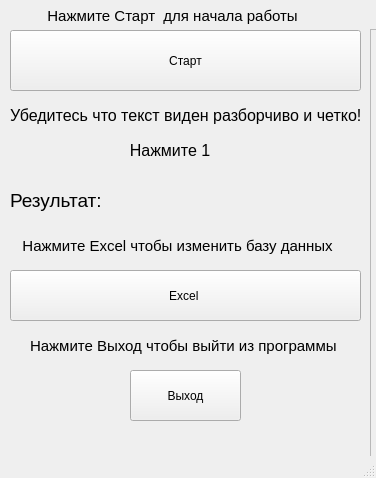
<?xml version="1.0" encoding="UTF-8"?>
<ui version="4.0">
 <class>MainWindow</class>
 <widget class="QMainWindow" name="MainWindow">
  <property name="geometry">
   <rect>
    <x>0</x>
    <y>0</y>
    <width>376</width>
    <height>478</height>
   </rect>
  </property>
  <property name="windowTitle">
   <string>Gos_Znak</string>
  </property>
  <widget class="QWidget" name="centralwidget">
   <widget class="QPushButton" name="Exit">
    <property name="geometry">
     <rect>
      <x>130</x>
      <y>370</y>
      <width>111</width>
      <height>51</height>
     </rect>
    </property>
    <property name="text">
     <string>Выход</string>
    </property>
   </widget>
   <widget class="QPushButton" name="Start">
    <property name="geometry">
     <rect>
      <x>10</x>
      <y>30</y>
      <width>351</width>
      <height>61</height>
     </rect>
    </property>
    <property name="text">
     <string>Старт</string>
    </property>
   </widget>
   <widget class="QPushButton" name="Excel">
    <property name="geometry">
     <rect>
      <x>10</x>
      <y>270</y>
      <width>351</width>
      <height>51</height>
     </rect>
    </property>
    <property name="text">
     <string>Excel </string>
    </property>
   </widget>
   <widget class="QLabel" name="label">
    <property name="geometry">
     <rect>
      <x>10</x>
      <y>90</y>
      <width>451</width>
      <height>51</height>
     </rect>
    </property>
    <property name="font">
     <font>
      <pointsize>12</pointsize>
      <weight>50</weight>
      <bold>false</bold>
     </font>
    </property>
    <property name="text">
     <string>Убедитесь что текст виден разборчиво и четко!         </string>
    </property>
   </widget>
   <widget class="QLabel" name="label_2">
    <property name="geometry">
     <rect>
      <x>10</x>
      <y>0</y>
      <width>361</width>
      <height>31</height>
     </rect>
    </property>
    <property name="font">
     <font>
      <pointsize>11</pointsize>
     </font>
    </property>
    <property name="text">
     <string>         Нажмите Старт  для начала работы</string>
    </property>
   </widget>
   <widget class="QLabel" name="label_3">
    <property name="geometry">
     <rect>
      <x>10</x>
      <y>230</y>
      <width>351</width>
      <height>31</height>
     </rect>
    </property>
    <property name="font">
     <font>
      <pointsize>11</pointsize>
     </font>
    </property>
    <property name="text">
     <string>   Нажмите Excel чтобы изменить базу данных</string>
    </property>
   </widget>
   <widget class="QLabel" name="label_4">
    <property name="geometry">
     <rect>
      <x>30</x>
      <y>330</y>
      <width>311</width>
      <height>31</height>
     </rect>
    </property>
    <property name="font">
     <font>
      <pointsize>11</pointsize>
     </font>
    </property>
    <property name="text">
     <string>Нажмите Выход чтобы выйти из программы</string>
    </property>
   </widget>
   <widget class="QFrame" name="frame">
    <property name="geometry">
     <rect>
      <x>370</x>
      <y>29</y>
      <width>401</width>
      <height>471</height>
     </rect>
    </property>
    <property name="frameShape">
     <enum>QFrame::StyledPanel</enum>
    </property>
    <property name="frameShadow">
     <enum>QFrame::Raised</enum>
    </property>
   </widget>
   <widget class="QLabel" name="label_5">
    <property name="geometry">
     <rect>
      <x>10</x>
      <y>170</y>
      <width>101</width>
      <height>61</height>
     </rect>
    </property>
    <property name="font">
     <font>
      <pointsize>14</pointsize>
     </font>
    </property>
    <property name="text">
     <string>Результат:</string>
    </property>
   </widget>
   <widget class="QLabel" name="label_6">
    <property name="geometry">
     <rect>
      <x>110</x>
      <y>170</y>
      <width>251</width>
      <height>61</height>
     </rect>
    </property>
    <property name="font">
     <font>
      <pointsize>16</pointsize>
      <weight>50</weight>
      <bold>false</bold>
     </font>
    </property>
    <property name="text">
     <string/>
    </property>
   </widget>
   <widget class="QLabel" name="label_7">
    <property name="geometry">
     <rect>
      <x>10</x>
      <y>130</y>
      <width>361</width>
      <height>41</height>
     </rect>
    </property>
    <property name="font">
     <font>
      <pointsize>12</pointsize>
     </font>
    </property>
    <property name="text">
     <string>                           Нажмите 1</string>
    </property>
   </widget>
  </widget>
  <widget class="QMenuBar" name="menubar">
   <property name="geometry">
    <rect>
     <x>0</x>
     <y>0</y>
     <width>376</width>
     <height>21</height>
    </rect>
   </property>
  </widget>
  <widget class="QStatusBar" name="statusbar"/>
 </widget>
 <resources/>
 <connections/>
</ui>
